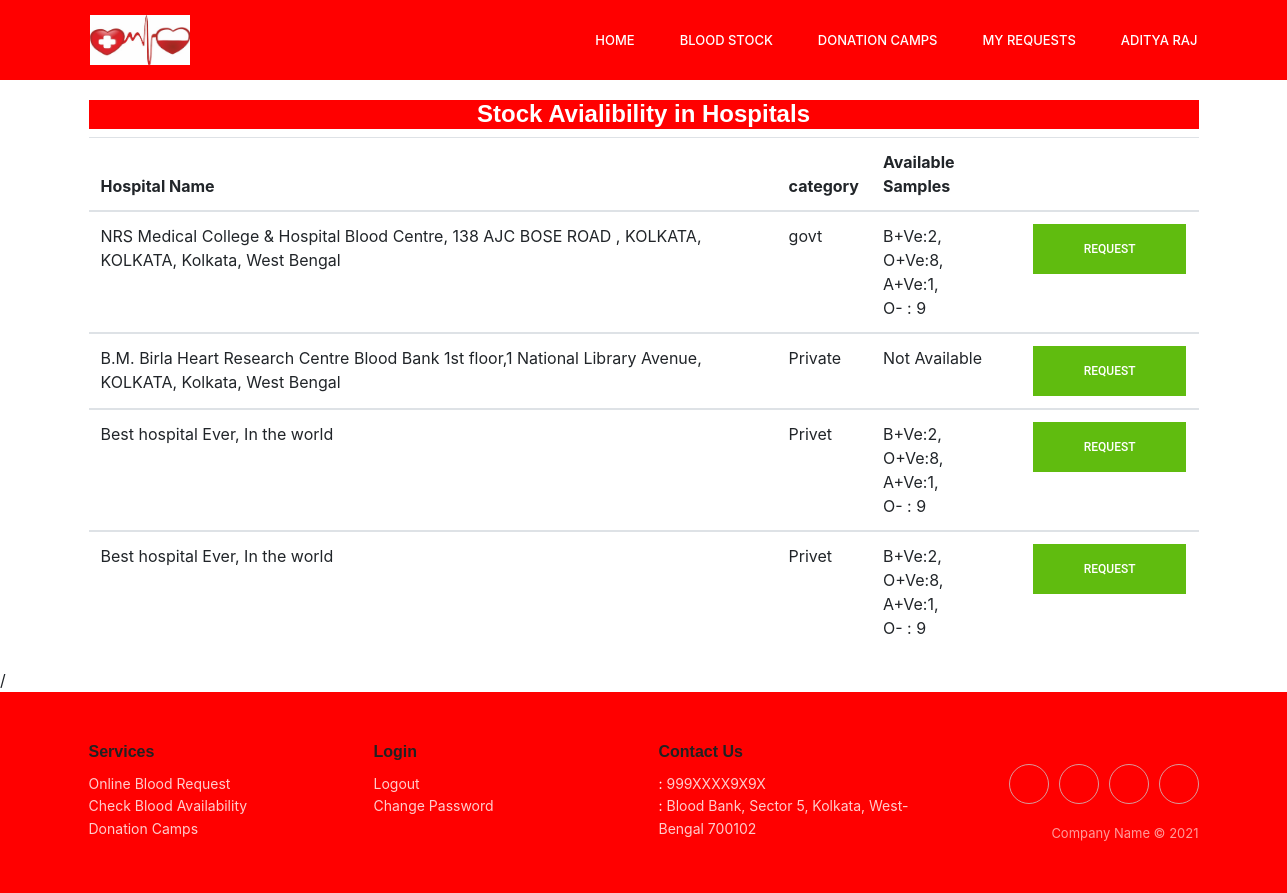
Page /user/availability.php (signed in) on the committed database.
### tables this page shows
CREATE TABLE `availability` (
  `id` int NOT NULL,
  `hospital` text NOT NULL,
  `category` text NOT NULL,
  `stock` text NOT NULL,
  `hospitalid` int NOT NULL
);

### user/availability.php (the view, shortened to what this page needs)
<?php include ('../config.php');
    $name=$_SESSION['user']['name'];
?>
<!doctype html>
<html lang="en">
  <head>
    <link rel="stylesheet" href="https://stackpath.bootstrapcdn.com/bootstrap/4.3.1/css/bootstrap.min.css">
    <link rel="stylesheet" href="../css/style.css">
    <link rel="stylesheet" href="../css/responsive.css">
    <link rel="stylesheet" href="https://cdnjs.cloudflare.com/ajax/libs/ionicons/2.0.1/css/ionicons.min.css">
  </head>
  <body>
    <header class="header_area" style="background-color: red;">
      <div class="main_menu">
        <div class="container">
          <nav class="navbar navbar-expand-lg navbar-light">
            <div class="container">
              <a class="navbar-brand logo_h" href="afteruserlogin.php"><img src="../images/logo.jpg" alt="" height="50" width="100"></a>
              <div class="collapse navbar-collapse offset" id="navbarSupportedContent">
                <ul class="nav navbar-nav menu_nav ml-auto">
                  <li class="nav-item"><a class="nav-link" href="afteruserlogin.php">Home</a></li>
                  <li class="nav-item"><a class="nav-link" href="availability.php">Blood Stock</a></li>
                  <li class="nav-item"><a class="nav-link" href="donation.php">Donation Camps</a></li>
                  <li class="nav-item"><a class="nav-link" href="myrequest.php">My Requests</a></li>
                  <li class="nav-item submenu dropdown">
                    <a href="#" class="nav-link dropdown-toggle" data-toggle="dropdown" role="button" aria-haspopup="true" aria-expanded="false"><?php echo $name; ?></a>
                  </li>
                </ul>
              </div>
            </div>
          </nav>
        </div>
      </div>
    </header>
    <section>
      <div class="donation-table">
        <div class="container">
          <?php
            $exec = mysqli_query($bloodbank,"SELECT * FROM availability") or die(mysqli_error($bloodbank));
            $count = mysqli_num_rows($exec);
            if($count>0){
          ?>
          <table class="table">
            <h4 style="color: white; background-color: red; text-align: center;">Stock Avialibility in Hospitals</h4>
            <thead>
              <tr>
                <th scope="col">Hospital Name</th>
                <th scope="col">category</th>
                <th scope="col">Available Samples</th>
                <th scope="col"></th>
              </tr>
            </thead>
            <?php
              while($row = mysqli_fetch_array($exec)) {
            ?>
            <tbody>
              <tr>
                <td><?php echo $row['hospital'] ?></td>
                <td><?php echo $row['category'] ?></td>
                <td><?php echo $row['stock'] ?></td>
                <td><button type="button" class="primary_btn"><a href="request.php?request=<?php echo $row['id'] ?>" style="color: white;" onmouseover="this.style.color='red'" onmouseout="this.style.color='white'">Request</a></button></td>
              </tr>
            </tbody>
            <?php } ?>
          </table>
        </div>
      </div>/
    </section>
    <?php
              }else {
                echo "No records found";
              }
          ?>
    <div class="footer-clean">
        <footer>
            <div class="container">
                <div class="row justify-content-center" style="color: white;">
                    <div class="col-sm-4 col-md-3 item">
                        <h3>Services</h3>
                        <ul>
                            <li><a href="availability.php">Online Blood Request</a></li>
                            <li><a href="availability.php">Check Blood Availability</a></li>
                            <li><a href="donation.php">Donation Camps</a></li>
                        </ul>
                    </div>
                    <div class="col-sm-4 col-md-3 item">
                        <h3>Login</h3>
                        <ul>
                            <li><a href="logout.php">Logout</a></li>
                            <li><a href="#">Change Password</a></li>
                        </ul>
                    </div>
                    <div class="col-sm-4 col-md-3 item">
                        <h3>Contact Us</h3>
                        <ul>
                            <li><i class="ion-ios-telephone"> </i> : <a href="#"> 999XXXX9X9X</a></li>
                            <li><i class="ion-ios-location"> </i> : <a href="#"> Blood Bank, Sector 5, Kolkata, West-Bengal 700102</a></li>
                        </ul>
                    </div>
                    <div class="col-lg-3 item social"><a href="#"></a><a href="#"></a><a href="#"></a><a href="#"></a>
                        <p class="copyright">Company Name © 2021</p>
                    </div>
                </div>
            </div>
        </footer>
    </div>
  </body>
</html>

### css/style.css (style rules this page uses)
body { line-height: 25px; font-size: 15px; font-family: "Roboto", sans-serif; font-weight: normal; color: #777777; }
h1, h2, h3, h4, h5, h6 { font-family: "Poppins", sans-serif; font-weight: 600; color: #222222; }
a { text-decoration: none; transition: all 0.3s ease-in-out; }
.primary_btn { display: inline-block; background: #60bc0f; padding: 0px 50px; color: #fff; font-family: "Roboto", sans-serif; font-size: 12px; font-weight: 500; line-height: 48px; border: 1px solid #60bc0f; border-radius: 0px; outline: none !important; box-shadow: none !important; text-align: center; text-transform: uppercase; cursor: pointer; transition: all 300ms linear 0s; }
.header_area { position: absolute; width: 100%; top: 0; left: 0; z-index: 99999; transition: background 0.4s, all 0.3s linear; }
.header_area .container { padding: 0px 8px; }
.header_area .navbar { background: transparent; padding: 0px; border: 0px; border-radius: 0px; }
.header_area .navbar .nav .nav-item { margin-right: 45px; }
.header_area .navbar .nav .nav-item .nav-link { font-size: 13px; font-weight: 500; line-height: 80px; text-transform: uppercase; color: #ffffff; padding: 0px; display: inline-block; }
.header_area .navbar .nav .nav-item .nav-link:after { display: none; }
.header_area .navbar .nav .nav-item.submenu { position: relative; }
.header_area .navbar .nav .nav-item:last-child { margin-right: 0px; }
.footer-clean { padding:50px 0; background-color:red; color:#4b4c4d; }
.footer-clean h3 { margin-top:10; margin-bottom:12px; font-weight:bold; font-size:16px; }
.footer-clean ul { padding:0; list-style:none; line-height:1.6; font-size:14px; margin-bottom:0; }
.footer-clean ul a { color:inherit; text-decoration:none; opacity:0.8; }
.footer-clean .item.social { text-align:right; }
.footer-clean .item.social > a { font-size:24px; width:40px; height:40px; line-height:40px; display:inline-block; text-align:center; border-radius:50%; border:1px solid #ccc; margin-left:10px; margin-top:22px; color:inherit; opacity:0.75; }
.footer-clean .copyright { margin-top:14px; margin-bottom:0; font-size:13px; opacity:0.6; }
.donation-table { margin-top: 100px; }

### rows in the picture
availability: hospital "NRS Medical College & Hospital Blood Centre, 138 AJC BOSE ROAD , KOLKATA, KOLKATA, Kolkata, West Bengal", category "govt", stock "B+Ve:2, O+Ve:8, A+Ve:1, O- : 9"
availability: hospital "B.M. Birla Heart Research Centre Blood Bank 1st floor,1 National Library Avenue, KOLKATA, Kolkata, West Bengal", category "Private", stock "Not Available"
availability: hospital "Best hospital Ever, In the world", category "Privet", stock "B+Ve:2, O+Ve:8, A+Ve:1, O- : 9"
availability: hospital "Best hospital Ever, In the world", category "Privet", stock "B+Ve:2, O+Ve:8, A+Ve:1, O- : 9"

### other values in the picture
$name "ADITYA RAJ"
